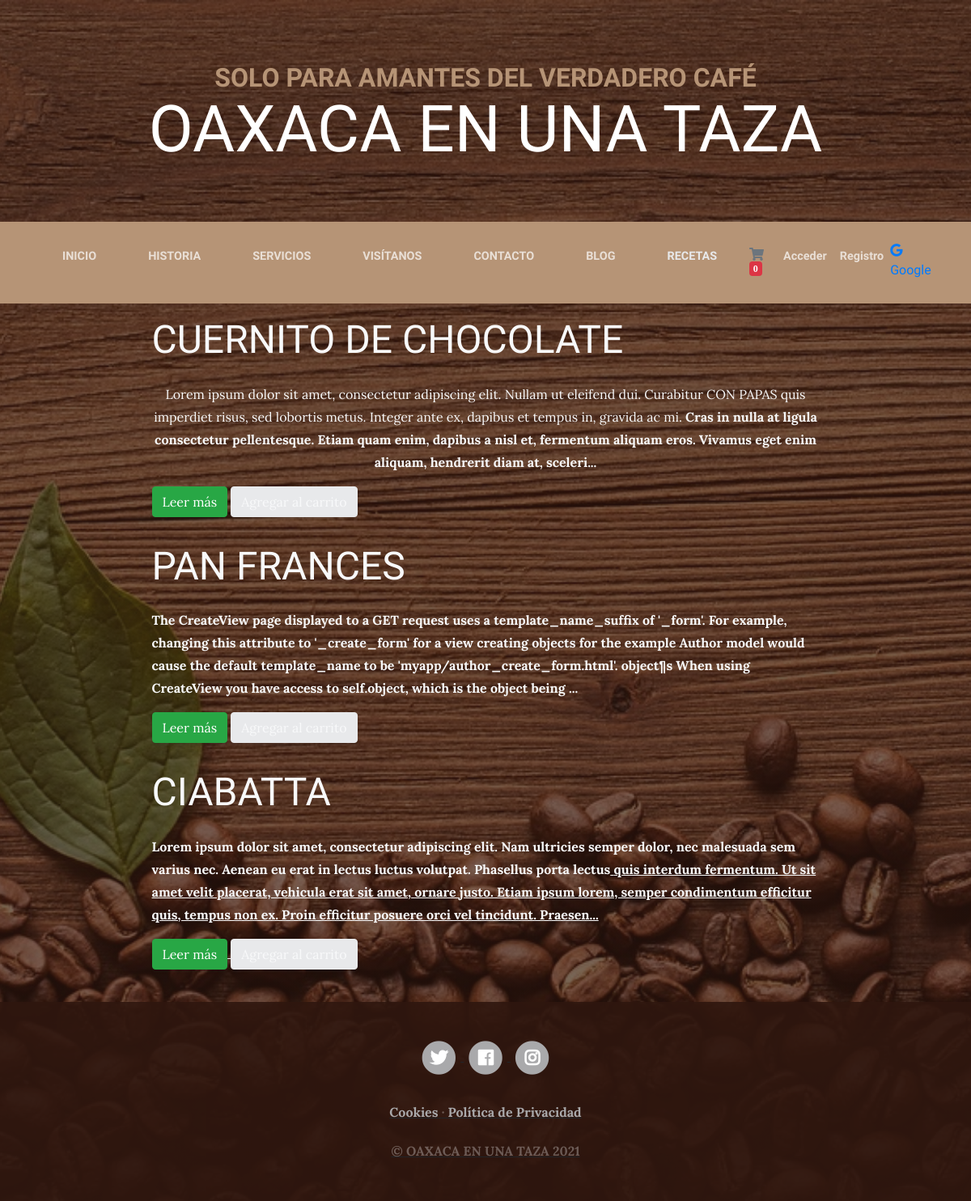
Screenshot of /recipe/ with the database file from the repository.
### recipe/models.py (models this page shows, shortened)
class Recipe(models.Model):
    title = models.CharField(verbose_name="Título", max_length=200)
    content = RichTextField(verbose_name="Contenido")
    order = models.SmallIntegerField(verbose_name="Orden", default=0)
    created = models.DateTimeField(auto_now_add=True, verbose_name="Fecha de creación")
    updated = models.DateTimeField(auto_now=True, verbose_name="Fecha de edición")
    class Meta:
        verbose_name = "Receta"
        verbose_name_plural = "Recetas"
        ordering = ['order', 'title']

### pages/models.py (models this page shows, shortened)
class Page(models.Model):
    title = models.CharField(max_length=200, verbose_name="Título")
    content = models.TextField(verbose_name="Content")
    created = models.DateTimeField(auto_now_add=True, verbose_name="Fecha de creación")
    updated = models.DateTimeField(auto_now=True, verbose_name="Fecha de edición")
    class Meta:
        verbose_name = "página"
        verbose_name_plural = "páginas"
        ordering = ['title']

### recipe/views.py (the view)
# urls.py: path('',views.RecipeListView.as_view(), name="recipes"),
class RecipeListView(ListView):
    model = Recipe

### pages/templatetags/pages_extras.py (called while the page is built)
@register.simple_tag
def get_page_list():
    pages = Page.objects.all()
    return pages

### recipe/templates/recipe/recipe_list.html (shortened to what this page needs)
{% extends 'core/base.html' %}
{% block content %}
{% load static %}
<div class="container mb-4">
    {% for recipe in recipe_list %}
    <div class="row mt-3">
        <div class="col-md-9 mx-auto text-light">
            <h2 class="section-heading mb-4">
                <span class="section-heading-lower">{{recipe.title}}</span>
            </h2>
            <div>
                <p>{{recipe.content|safe|truncatechars:"400"}}</p>
                <p>
                    <a class="btn btn-success" href="{% url 'recipes:recipe_detail' recipe.id recipe.title|slugify %}" role="button">Leer más</a>
                    <a class="btn btn-primary" onclick="agregaCarrito({{recipe.id}});">
                    </a>
                </p>
            </div>
        </div>
    </div>
    {% endfor %}
</div>
{% endblock %}

### core/templates/core/base.html (shortened to what this page needs)
<!DOCTYPE html>
<html lang="es">
<head>
  <link rel="stylesheet" href="https://stackpath.bootstrapcdn.com/bootstrap/4.1.1/css/bootstrap.min.css"
 />
  <link rel="stylesheet" href="https://use.fontawesome.com/releases/v5.0.13/css/all.css"
 />
  {% load static %}
  <link href="{% static 'core/css/business-casual.css' %}" rel="stylesheet">
</head>
<body>
  <h1 class="site-heading text-center text-white d-none d-lg-block">
    <span class="site-heading-upper text-primary mb-3">SOLO PARA AMANTES DEL VERDADERO CAFÉ
    </span>
    <span class="site-heading-lower">OAXACA EN UNA TAZA</span>
  </h1>
  <nav class="navbar navbar-expand-lg navbar-dark py-lg-4" id="mainNav">
    <div class="container">
      <div class="collapse navbar-collapse" id="navbarResponsive">
        <ul class="navbar-nav mx-auto">
          <li class="nav-item {% if request.path == '/' %} active {% endif %} px-lg-4">
            <a class="nav-link text-uppercase text-expanded" href="{% url 'home' %}">Inicio</a>
          </li>
          <li class="nav-item {% if request.path == '/about/' %} active {% endif %} px-lg-4">
            <a class="nav-link text-uppercase text-expanded" href="{% url 'about' %}">Historia</a>
          </li>
          <li class="nav-item {% if request.path == '/services/' %} active {% endif %} px-lg-4">
            <a class="nav-link text-uppercase text-expanded" href="{% url 'services' %}">Servicios</a>
          </li>
          <li class="nav-item {% if request.path == '/visit/' %} active {% endif %} px-lg-4">
            <a class="nav-link text-uppercase text-expanded" href="{% url 'visit_us' %}">Visítanos</a>
          </li>
          <li class="nav-item {% if request.path == '/contact/' %} active {% endif %} px-lg-4">
            <a class="nav-link text-uppercase text-expanded" href="{% url 'contact' %}">Contacto</a>
          </li>
          <li class="nav-item {% if request.path|slice:':6' == '/blog/' %} active {% endif %} px-lg-4">
            <a class="nav-link text-uppercase text-expanded" href="{% url 'blog' %}">Blog</a>
          </li>
          <li class="nav-item {% if request.path == '/recipe/' %} active {% endif %} px-lg-4">
            <a class="nav-link text-uppercase text-expanded" href="{% url 'recipes:recipes' %}">Recetas</a>
          </li>
          <li>
            <a href="#" onclick="realizaPedido()" class="nav-link text-secondary">
              <i class="fas fa-shopping-cart"> <span id="cart-badge" class="badge badge-danger">0</span> </i>
            </a>
          </li>
            {% if not request.user.is_authenticated %}
            <li class="nav-item">
              <a class="nav-link" href="{% url 'login' %}">Acceder</a>
            </li>
            <li class="nav-item">
              <a class="nav-link" href="{% url 'signup' %}">Registro</a>
            </li>
            <li>
              <a href="{% url 'social:begin' 'google-oauth2' %}?next={%  url 'home' %}">
                <i class="fab fa-google"></i> Google</a>
            </li>
            {% else %}
              <li class="nav-item">
                <a class="nav-link" href="{% url 'logout' %}">Salir</a>
              </li>
            {% endif %}
        </ul>
      </div>
    </div>
  </nav>
  {% block content %}
  {% endblock %}
  <footer class="footer text-faded text-center py-5">
    <div class="container">
      <p class="m-0">
        <a href="#" class="link">
          <span class="fa-stack fa-lg">
            <i class="fa fa-circle fa-stack-2x"></i>
            <i class="fab fa-twitter fa-stack-1x fa-inverse"></i>
          </span>
        </a>
        <a href="#" class="link">
          <span class="fa-stack fa-lg">
            <i class="fa fa-circle fa-stack-2x"></i>
            <i class="fab fa-facebook fa-stack-1x fa-inverse"></i>
          </span>
        </a>
        <a href="#" class="link">
          <span class="fa-stack fa-lg">
            <i class="fa fa-circle fa-stack-2x"></i>
            <i class="fab fa-instagram fa-stack-1x fa-inverse"></i>
          </span>
        </a>
      </p>
      <p class="m-0 mbt">
        {% load pages_extras %}
        {% get_page_list as page_list %}
        {% for page in page_list %}
          <a href="{% url 'page' page.id %}" class="link">{{page.title}}</a>
          {% if not forloop.last %}
          ·
          {% endif %}
        {% endfor %}
      </p>
      <p class="m-0 mbt1">&copy; OAXACA EN UNA TAZA 2021</p>
    </div>
  </footer>
</body>
</html>

### core/static/core/css/business-casual.css (style rules this page uses)
body { font-family: "Lora"; background: linear-gradient(rgba(47, 23, 15, 0.65), rgba(47, 23, 15, 0.65)), url("../img/Coffee_.jpg"); background-attachment: fixed; background-position: center; background-size: cover; }
h1, h2, h3, h4, h5, h6 { font-family: "Raleway"; }
p { line-height: 1.75; }
.text-faded { color: rgba(255, 255, 255, 0.3); }
.site-heading { margin-top: 5rem; margin-bottom: 5rem; text-transform: uppercase; line-height: 1; font-family: "Raleway"; }
.site-heading .site-heading-upper { display: block; font-size: 2rem; font-weight: 800; }
.site-heading .site-heading-lower { font-size: 5rem; font-weight: 100; line-height: 4rem; }
.section-heading { text-transform: uppercase; }
.section-heading .section-heading-lower { display: block; font-size: 3rem; font-weight: 100; }
#mainNav { background-color: #b69476; font-family: "Raleway"; }
#mainNav .navbar-nav .nav-item .nav-link { color: rgba(255, 255, 255, 0.7); font-weight: 800; }
#mainNav .navbar-nav .nav-item.active .nav-link { color: #e8e9eb; }
@media (min-width: 992px) { #mainNav .navbar-nav .nav-item .nav-link { font-size: 0.9rem; } }
.footer { background-color: rgba(47, 23, 15, 0.9); }
.text-primary { color: #b69476 !important; }
.btn { box-shadow: 0px 3px 3px 0px rgba(33, 37, 41, 0.1); }
.btn-primary { background-color: #e8e9eb; border-color: #e8e9eb; }
.mbt { padding-top: 2rem; }
.mbt1 { padding-top: 1.25rem; }
a.link { color: #a9a9ab; }

### rows the page displays
Recipe: title "CUERNITO DE CHOCOLATE", content "Lorem ipsum dolor sit amet, consectetur adipiscing elit. Nullam ut eleifend dui. Curabitur CON PAPAS quis imperdiet risus, sed lobortis metus. Integer ante ex, dapibus et tempus in, gravida ac mi. Cras in nulla at ligula consectetur pellentesque. Etiam quam enim, dapibus a nisl et, fermentum aliquam eros. Vivamus eget enim aliquam, hendrerit diam at, sceleri..."
Recipe: title "PAN FRANCES", content "The CreateView page displayed to a GET request uses a template_name_suffix of '_form'. For example, changing this attribute to '_create_form' for a view creating objects for the example Author model would cause the default template_name to be 'myapp/author_create_form.html'. object¶s When using CreateView you have access to self.object, which is the object being ..."
Recipe: title "CIABATTA", content "Lorem ipsum dolor sit amet, consectetur adipiscing elit. Nam ultricies semper dolor, nec malesuada sem varius nec. Aenean eu erat in lectus luctus volutpat. Phasellus porta lectus quis interdum fermentum. Ut sit amet velit placerat, vehicula erat sit amet, ornare justo. Etiam ipsum lorem, semper condimentum efficitur quis, tempus non ex. Proin efficitur posuere orci vel tincidunt. Praesen..."
Page: title "Cookies"
Page: title "Política de Privacidad"
